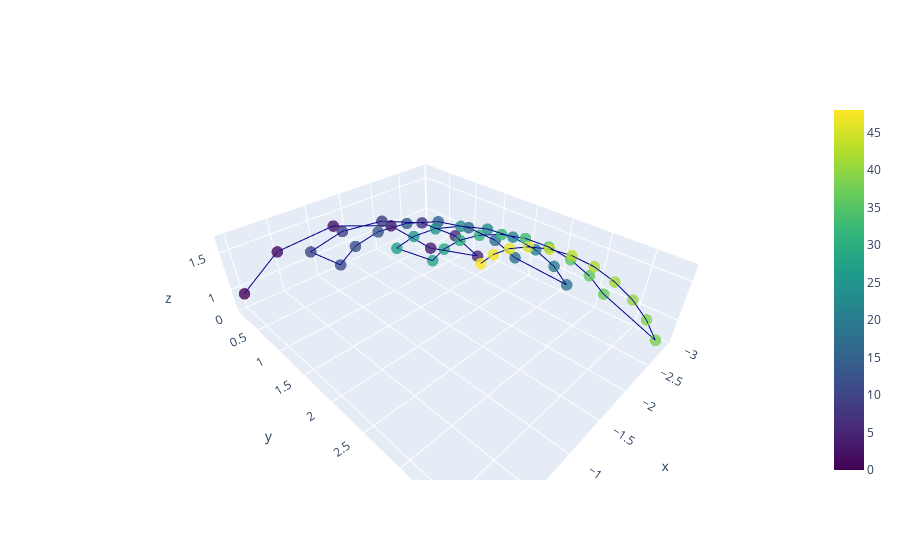

Notebook source saved alongside this figure:
### Markdown cell above
# Plot camera positions

### Code cell
fig = go.Figure(data=[go.Scatter3d(x=cameras[:,1], y=cameras[:,2], z=-cameras[:,0],
                                   mode='lines+markers',
                                   marker=dict(
                                        size=4,
                                        color=np.arange(49),                # set color to an array/list of desired values
                                        colorscale='Viridis',   # choose a colorscale
                                        opacity=0.8, showscale=True
                                    ),
                                   line=dict(
                                        color='darkblue',
                                        width=2
                                   )
                                  
                                  )])
fig.show()

### Figure 1 — Plotly figure (JSON) as saved in the notebook; plotly's stock layout.template omitted (floating-point values rounded to 4 significant figures)
{"data": [{"line": {"color": "darkblue", "width": 2}, "marker": {"color": [0, 1, 2, 3, 4, 5, 6, 7, 8, 9, 10, 11, 12, 13, 14, 15, 16, 17, 18, 19, 20, 21, 22, 23, 24, 25, 26, 27, 28, 29, 30, 31, 32, 33, 34, 35, 36, 37, 38, 39, 40, 41, 42, 43, 44, 45, 46, 47, 48], "colorscale": [[0, "#440154"], [0.1111, "#482878"], [0.2222, "#3e4989"], [0.3333, "#31688e"], [0.4444, "#26828e"], [0.5556, "#1f9e89"], [0.6667, "#35b779"], [0.7778, "#6ece58"], [0.8889, "#b5de2b"], [1, "#fde725"]], "opacity": 0.8, "showscale": true, "size": 4}, "mode": "lines+markers", "type": "scatter3d", "x": [0.01644, -0.3852, -0.9708, -1.592, -2.085, -2.485, -2.211, -1.86, -1.472, -1.097, -0.7825, -1.16, -1.298, -1.492, -1.727, -1.982, -2.236, -2.471, -2.673, -2.923, -2.807, -2.666, -2.509, -2.344, -2.174, -2.014, -1.874, -1.761, -2.158, -2.208, -2.275, -2.358, -2.452, -2.551, -2.651, -2.748, -2.84, -2.92, -2.897, -2.865, -2.83, -2.79, -2.748, -2.706, -2.665, -2.626, -2.591, -2.563, -2.542], "y": [0.1127, 0.3564, 0.6467, 0.908, 1.066, 1.528, 1.383, 1.165, 0.8965, 0.6158, 0.3592, 0.349, 0.5367, 0.7734, 1.041, 1.318, 1.581, 1.807, 1.985, 2.617, 2.469, 2.272, 2.039, 1.782, 1.507, 1.237, 0.9891, 0.7758, 1.022, 1.193, 1.406, 1.65, 1.914, 2.187, 2.451, 2.698, 2.918, 3.1, 3.799, 3.653, 3.463, 3.24, 2.991, 2.727, 2.457, 2.193, 1.945, 1.726, 1.544], "z": [0.9551, 1.457, 1.673, 1.545, 1.1, 1.006, 1.355, 1.58, 1.644, 1.545, 1.292, 0.9359, 1.23, 1.45, 1.576, 1.606, 1.53, 1.355, 1.096, 0.8707, 1.127, 1.333, 1.475, 1.547, 1.544, 1.471, 1.323, 1.112, 0.8595, 1.088, 1.274, 1.408, 1.483, 1.498, 1.45, 1.345, 1.184, 0.9762, 0.7177, 0.9406, 1.13, 1.277, 1.381, 1.428, 1.419, 1.356, 1.244, 1.079, 0.8741]}], "layout": {}}
